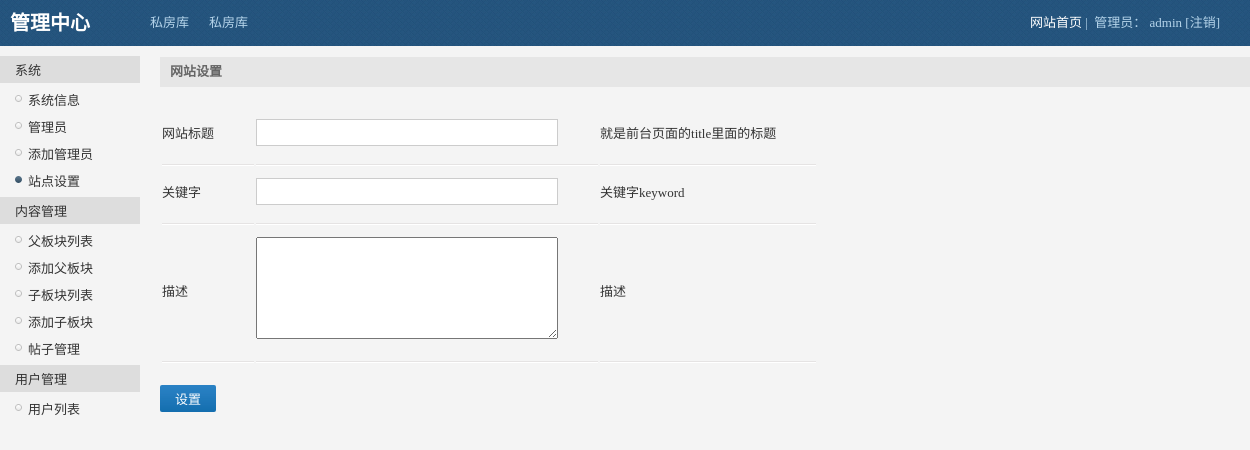
/admin/web_set.php, run on an earlier commit of the app's database.
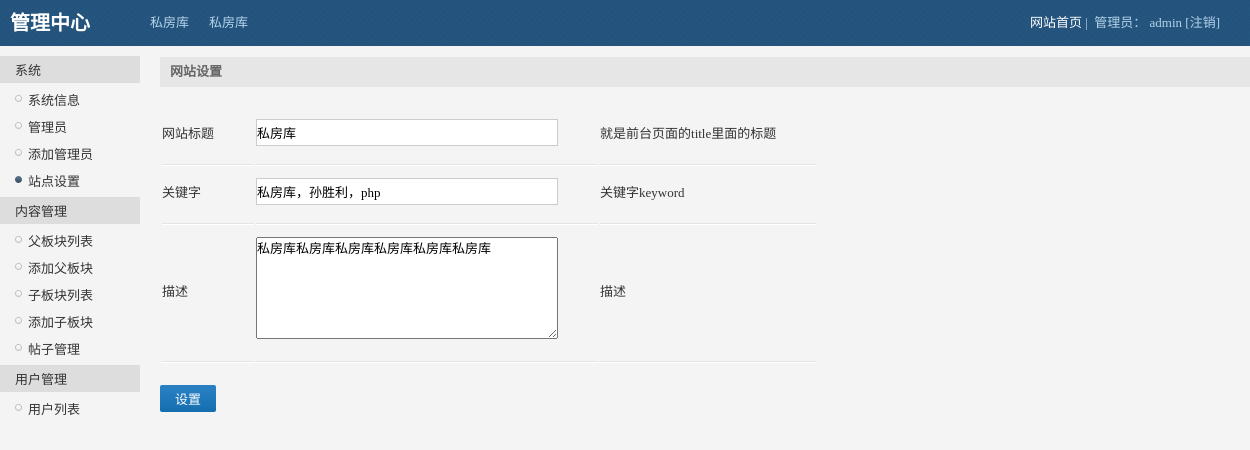
And on a later commit of the database.
### tables this page shows
CREATE TABLE IF NOT EXISTS `sfk_info` (
  `id` int(10) unsigned NOT NULL AUTO_INCREMENT,
  `title` varchar(255) NOT NULL,
  `keywords` varchar(255) NOT NULL,
  `description` varchar(255) NOT NULL,
  PRIMARY KEY (`id`)
);

### inc/mysql.inc.php (called while the page is built, shortened)
<?php
function execute($link,$query){
    $result=mysqli_query($link,$query);
    return $result;
}
?>

### admin/web_set.php (the view, shortened to what this page needs)
<?php
include_once "../inc/mysql.inc.php";
$link=connect();
$query="select * from sfk_info where id=1";
$result_info=execute($link,$query);
$data_info=mysqli_fetch_assoc($result_info);
?>
<?php include "inc/header.inc.php";?>
<div id="main">
    <div class="title" style="margin-bottom: 20px;">网站设置</div>
    <form action="" method="post">
        <table class="au">
            <tr>
                <td>网站标题</td>
                <td><input type="text" name="title" value="<?php echo $data_info['title']?>"></td>
                <td>就是前台页面的title里面的标题</td>
            </tr>
            <tr>
                <td>关键字</td>
                <td><input type="text" name="keywords" value="<?php echo $data_info['keywords']?>"></td>
                <td>关键字keyword</td>
            </tr>
            <tr>
                <td>描述</td>
                <td>
                    <textarea name="description" id="" cols="30" rows="10"><?php echo $data_info['description']?></textarea>
                </td>
                <td>描述</td>
            </tr>
        </table>
        <input style="margin-top: 20px;cursor: pointer" type="submit" name="submit" value="设置" class="btn">
    </form>
</div>
<?php include "inc/footer.inc.php";?>

What changed in the data, as far as the page shows it:
added sfk_info: title "私房库", keywords "私房库，孙胜利，php", description "私房库私房库私房库私房库私房库私房库"
